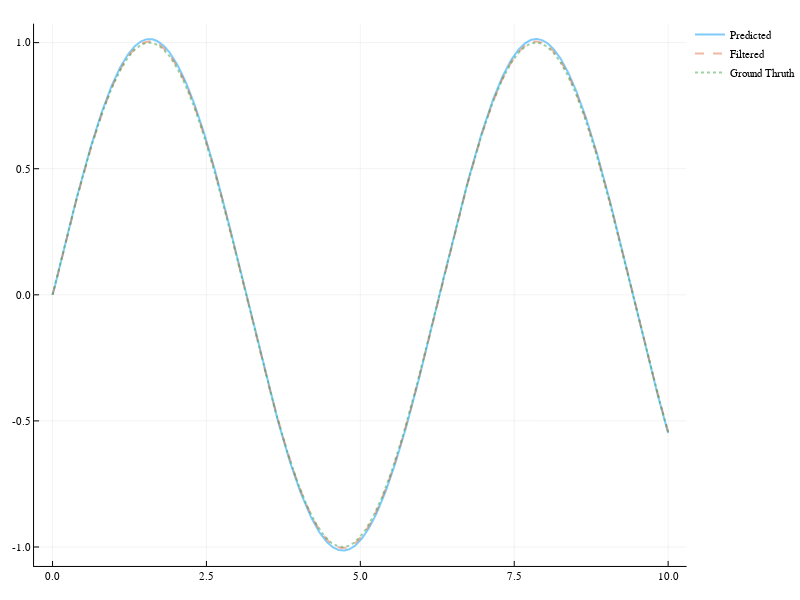

This figure's notebook cell:
### Markdown cell above
---
### Experiment: Sinus Werte ohne Rauschen mit Steuerungssignal
Wir lassen den Kalman Filter über reiner Sinus laufen, verwenden aber ein Steuerungssignal.

### Code cell
A = 1 # Zustandsübergangsmatrix
G = 1 # Messabbildung Matrix
Q = .8
R = 0.5
B = 0.01
x̂_0 = 0
# x̂_0 = f(1)
Σ_0 = 0.5

model = KalmanFilter.Kalman(A, Q, G, R, x̂_0, Σ_0, B, 1)

y_filtered = zeros(length(x))
y_predicted = zeros(length(x))
for (index, value) in enumerate(x)
    y_cur = y[index]
    y_filtered[index] = KalmanFilter.fusion(model, y_cur).state
    y_predicted[index] = KalmanFilter.predict(model, sin(value)).state
    #@printf "Step %4d    y_m %.3f    filtered %.3f    predicted %.3f    gain %.3f\n" index y_cur y_filtered[index] y_predicted[index] KalmanFilter.K(model)
end

plot(x, y_predicted, label = "Predicted")
plot!(x, y_filtered, label = "Filtered", linestyle=:dash)
plot!(x, y, label = "Ground Thruth", linestyle=:dot)

### Figure 1 — Plotly figure (JSON) as saved in the notebook; plotly's stock layout.template omitted (floating-point values rounded to 4 significant figures; data arrays with more than 128 entries replaced by an {"elided": "..."} marker saying what was removed)
{"data": [{"colorbar": {"title": ""}, "hoverinfo": "text", "legendgroup": "Predicted", "line": {"color": "rgba(0, 154, 250, 0.500)", "dash": "solid", "shape": "linear", "width": 2}, "mode": "lines", "name": "Predicted", "showlegend": true, "text": {"elided": "1001 null values"}, "type": "scatter", "x": {"elided": "1001 float values"}, "xaxis": "x1", "y": {"elided": "1001 float values"}, "yaxis": "y1", "zmax": 0.1, "zmin": -0.1}, {"colorbar": {"title": ""}, "hoverinfo": "text", "legendgroup": "Filtered", "line": {"color": "rgba(227, 111, 71, 0.500)", "dash": "dash", "shape": "linear", "width": 2}, "mode": "lines", "name": "Filtered", "showlegend": true, "text": {"elided": "1001 null values"}, "type": "scatter", "x": {"elided": "1001 float values"}, "xaxis": "x1", "y": {"elided": "1001 float values"}, "yaxis": "y1", "zmax": 0.1, "zmin": -0.1}, {"colorbar": {"title": ""}, "hoverinfo": "text", "legendgroup": "Ground Thruth", "line": {"color": "rgba(62, 164, 78, 0.500)", "dash": "dot", "shape": "linear", "width": 2}, "mode": "lines", "name": "Ground Thruth", "showlegend": true, "text": {"elided": "1001 null values"}, "type": "scatter", "x": {"elided": "1001 float values"}, "xaxis": "x1", "y": {"elided": "1001 float values"}, "yaxis": "y1", "zmax": 0.1, "zmin": -0.1}], "layout": {"annotations": [], "height": 600, "legend": {"bgcolor": "rgba(255, 255, 255, 1.000)", "bordercolor": "rgba(0, 0, 0, 1.000)", "font": {"color": "rgba(0, 0, 0, 1.000)", "family": "sans-serif", "size": 11}, "tracegroupgap": 0, "x": 1, "y": 1}, "margin": {"b": 20, "l": 0, "r": 0, "t": 20}, "paper_bgcolor": "rgba(255, 255, 255, 1.000)", "plot_bgcolor": "rgba(255, 255, 255, 1.000)", "showlegend": true, "width": 800, "xaxis": {"anchor": "y1", "domain": [0.04937, 0.9951], "gridcolor": "rgba(0, 0, 0, 0.100)", "gridwidth": 0.5, "linecolor": "rgba(0, 0, 0, 1.000)", "mirror": false, "range": [-0.3, 10.3], "showgrid": true, "showline": true, "showticklabels": true, "tickangle": 0, "tickcolor": "rgb(0, 0, 0)", "tickfont": {"color": "rgba(0, 0, 0, 1.000)", "family": "sans-serif", "size": 11}, "tickmode": "array", "ticks": "inside", "ticktext": ["0.0", "2.5", "5.0", "7.5", "10.0"], "tickvals": [0, 2.5, 5, 7.5, 10], "title": "", "titlefont": {"color": "rgba(0, 0, 0, 1.000)", "family": "sans-serif", "size": 15}, "type": "-", "visible": true, "zeroline": false, "zerolinecolor": "rgba(0, 0, 0, 1.000)"}, "yaxis": {"anchor": "x1", "domain": [0.02508, 0.9934], "gridcolor": "rgba(0, 0, 0, 0.100)", "gridwidth": 0.5, "linecolor": "rgba(0, 0, 0, 1.000)", "mirror": false, "range": [-1.075, 1.075], "showgrid": true, "showline": true, "showticklabels": true, "tickangle": 0, "tickcolor": "rgb(0, 0, 0)", "tickfont": {"color": "rgba(0, 0, 0, 1.000)", "family": "sans-serif", "size": 11}, "tickmode": "array", "ticks": "inside", "ticktext": ["-1.0", "-0.5", "0.0", "0.5", "1.0"], "tickvals": [-1, -0.5, 0, 0.5, 1], "title": "", "titlefont": {"color": "rgba(0, 0, 0, 1.000)", "family": "sans-serif", "size": 15}, "type": "-", "visible": true, "zeroline": false, "zerolinecolor": "rgba(0, 0, 0, 1.000)"}}}
